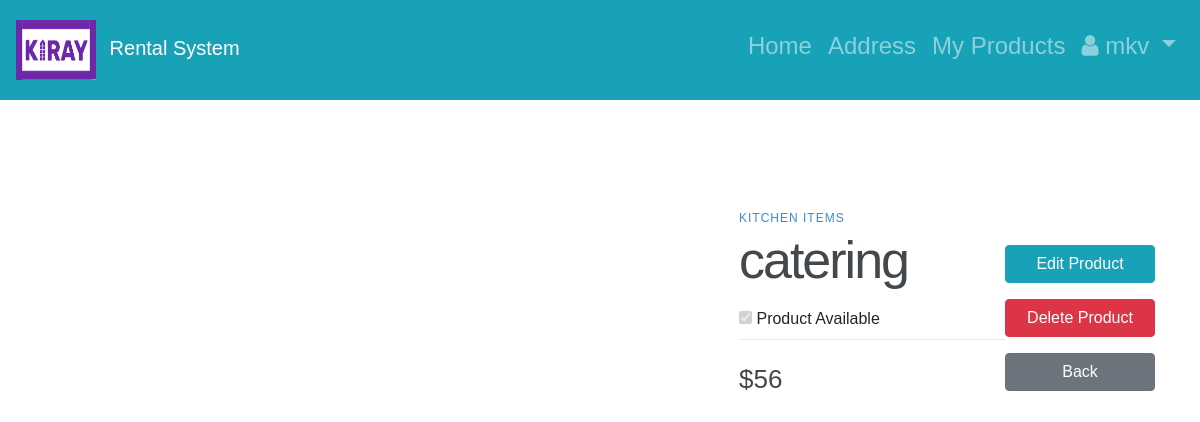
Page /product/27 (signed in) on the committed database.
### RentalApp/models.py (models this page shows, shortened)
class Customer(AbstractUser):
    phone_number = models.CharField(max_length=30, blank=True)

class Item(models.Model):
    itemId = models.AutoField(auto_created=True, primary_key=True)
    itemName = models.CharField(
        "Name",
        max_length=1024,
    )
    category = models.ForeignKey(Category,
                                  on_delete=models.CASCADE,
                                  related_name='category'
                                  )
    itemImage = models.ImageField(upload_to='images',null=True,blank=True)
    itemOwner = models.ForeignKey(Customer,
                                  on_delete=models.CASCADE,
                                  related_name='my_items'
                                  )
    itemAvaialable = models.BooleanField()
    costPerItem = models.IntegerField()
    itemDescription = models.TextField(null=True,blank=True)
    itemAddedDate = models.DateField(auto_now_add=True)

class Category(models.Model):
    categoryId = models.AutoField(auto_created=True, primary_key=True)
    name = models.CharField(max_length=1024)
    class Meta:
        verbose_name_plural = "Categories"
    def __str__(self):
        return "%s" % self.name

### RentalApp/views.py (the view)
# urls.py: path('product/<int:id>', views.product_details, name='product_details'),
@login_required(login_url = '/users/login/')
def product_details(request,id):
    item = get_object_or_404(Item,
                                itemId=id)
    return render(request,
                  'productDetails.html',
                  {'item': item})

### templates/productDetails.html (shortened to what this page needs)
{% extends "base.html" %}
{% load static %}
{% block content %}
<div class="container1">
  <div class="left-column">
  </div>
  <div class="right-column">
    <div class="product-description">
      <span>{{ item.category }}</span>
      <h1>{{ item.itemName }}</h1>
      <input type="checkbox" name="itemAvaialable" value="itemAvaialable" {% if item.itemAvaialable %} checked {% endif %} disabled>
      <label for="itemAvaialable">Product Available</label>
    </div>
    <div class="product-price">
      <span>${{ item.costPerItem }}</span>
    </div>
  </div>
  <div style="margin-top: 100px">
         <p><a href="{% url 'RentalApp:edit_product' item.pk%}" role="button"  class="btn btn-info btn-size">Edit Product</a></p>
  <p><a href="{% url 'RentalApp:delete_product' item.pk%}" role="button" class="btn btn-danger btn-size">Delete Product</a></p>
    <p><a href="{% url 'RentalApp:my_products' %}" class="btn btn-secondary btn-size">
                    Back </a></p>
 </div>
</div>
{% endblock %}

### templates/base.html (shortened to what this page needs)
<!doctype html>
<html lang="en">
  <head>
       {% load static %}
      <link href="http://maxcdn.bootstrapcdn.com/font-awesome/4.1.0/css/font-awesome.min.css" rel="stylesheet">
    <link rel="stylesheet" href="https://stackpath.bootstrapcdn.com/bootstrap/4.1.3/css/bootstrap.min.css">
    <link href="../static/css/base.css" rel="stylesheet">
    <link rel="stylesheet" type="text/css" href="{% static 'css/base.css' %}">
  </head>
  <body>
    <nav class="navbar navbar-expand-md navbar-dark bg-info md-4">
        <a href="{% url 'RentalApp:item_list' %}" class="navbar-brand">
            <img src="{% static 'images/logo.png' %}" height="60" width="80" alt="Rental System" class="d-inline-block align-middle mr-2">
            Rental System
        </a>
           <div class="collapse navbar-collapse" id="navbarNav">
              {% if user.is_authenticated %}
            <ul class="nav navbar-nav ml-auto w-100 justify-content-end">
              <li class="nav-item active" style="text-align: right">
                <h4><a class="nav-link" href="{% url 'RentalApp:item_list' %}">Home  <span class="sr-only">(current)</span></a></h4>
              </li>
              <li class="nav-item" style="text-align: right">
                <h4><a class="nav-link" href="{% if request.session.addressId is None%} {%url 'RentalApp:add_address'%} {%else%} {%url 'RentalApp:address' request.session.addressId%} {%endif%}"> Address  </a></h4>
              </li>
              <li class="nav-item active" style="text-align: right">
                <h4><a class="nav-link" href="{% url 'RentalApp:my_products' %}">My Products <span class="sr-only">(current)</span></a></h4>
              </li>
              <li class="nav-item active" style="text-align: right">
                  <h4><a class="nav-link dropdown-toggle" href="#" id="userMenu"\
                  data-toggle="dropdown" aria-haspopup="true" aria-expanded\
                                 ="false"><i class="fa fa-user icon"></i>
                    {{ user.username }}
                  </a>
                  </li>
              </ul>
            </div>
        {% endif %}
    </nav>
    <div class="content">
      {% block content %}
      {% endblock content %}
    </div>
  </body>
</html>

### static/css/base.css (style rules this page uses)
.btn-size { width: 150px; }
* { box-sizing: border-box; }
body { padding: 20px; font-family: Arial; }
h1 { font-size: 50px; word-break: break-all; }
.navbar { height: 100px; }
div.content { margin-left: 200px; padding: 30px 30px; }
body { margin: 0; padding: 0; height: 100vh; }
.container1 { max-width: 1200px; margin: 0 auto; padding: 15px; display: flex; }
.left-column { width: 65%; position: relative; }
.right-column { width: 35%; margin-top: 60px; }
.product-description { border-bottom: 1px solid #E1E8EE; margin-bottom: 20px; }
.product-description span { font-size: 12px; color: #358ED7; letter-spacing: 1px; text-transform: uppercase; text-decoration: none; }
.product-description h1 { font-weight: 300; font-size: 52px; color: #43484D; letter-spacing: -2px; }
.product-price { display: flex; align-items: center; }
.product-price span { font-size: 26px; font-weight: 300; color: #43474D; margin-right: 20px; }

### rows in the picture
Customer: username "mkv"
Item: category "KITCHEN ITEMS", itemName "catering", itemAvaialable "☑", costPerItem "56"
